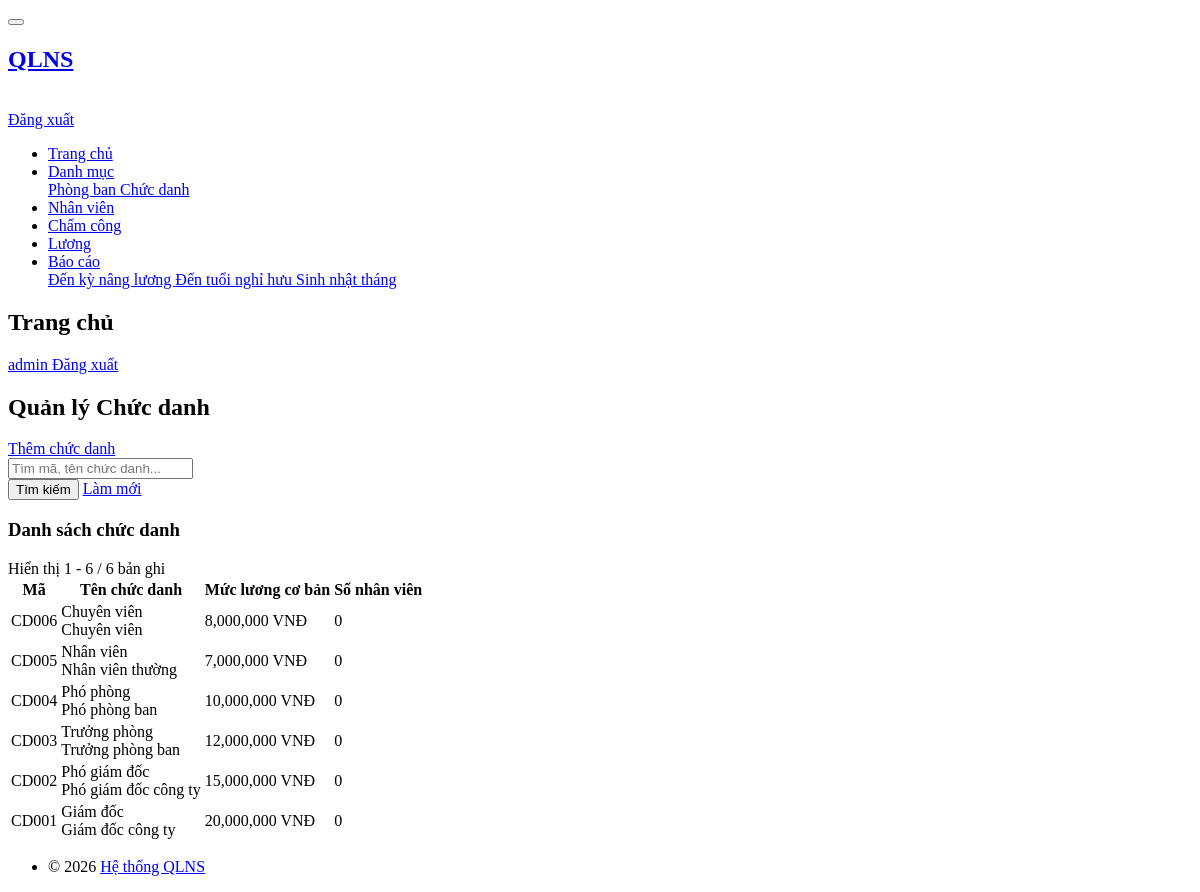
The page /position (signed in) on the database its author committed.
### tables this page shows
CREATE TABLE `chuc_danh` (
  `id` int NOT NULL,
  `ma_chuc_danh` varchar(20) NOT NULL,
  `ten_chuc_danh` varchar(100) NOT NULL,
  `mo_ta` text,
  `muc_luong_co_ban` decimal(15,2) DEFAULT NULL,
  `created_at` timestamp NULL DEFAULT CURRENT_TIMESTAMP,
  `updated_at` timestamp NULL DEFAULT CURRENT_TIMESTAMP ON UPDATE CURRENT_TIMESTAMP
);

### app/controllers/PositionController.php (called while the page is built, shortened)
<?php
class PositionController extends Controller
{
    private $positionModel;
    public function __construct()
    {
        $this->positionModel = $this->model('Position');
    }
    public function index()
    {
        $search = $_GET['search'] ?? '';
        $page = isset($_GET['page']) ? (int)$_GET['page'] : 1;
        $perPage = 20;
        $conditions = [];
        $params = [];
        $where = $conditions ? 'WHERE ' . implode(' AND ', $conditions) : '';
        $countSql = "SELECT COUNT(*) as total FROM chuc_danh $where";
        $result = $this->positionModel->query($countSql, $params);
        $total = $result[0]['total'];
        $pagination = new Pagination($total, $perPage, $page);
        $sql = "SELECT * FROM chuc_danh $where ORDER BY id DESC LIMIT ? OFFSET ?";
        $params[] = $pagination->getLimit();
        $params[] = $pagination->getOffset();
        $positions = $this->positionModel->query($sql, $params);
        $data = [
            'positions' => $positions,
            'pagination' => $pagination,
            'search' => $search,
            'canCreate' => Auth::hasPermission('position.create'),
            'canEdit' => Auth::hasPermission('position.edit'),
            'canDelete' => Auth::hasPermission('position.delete')
        ];
        $this->view('position/index', $data);
    }
}

### core/App.php (called while the page is built, shortened)
<?php
class App {
    protected $method = 'login';
    public function __construct() {
        $url = $this->parseUrl();
        if (isset($url[0])) {
            $controllerName = ucfirst($url[0]) . 'Controller';
            $controllerPath = APP_PATH . 'controllers/' . $controllerName . '.php';
            if (file_exists($controllerPath)) {
                $this->method = 'index';
                unset($url[0]);
            }
        }
        $this->controller = new $this->controller;
        $this->params = $url ? array_values($url) : [];
        call_user_func_array([$this->controller, $this->method], $this->params);
    }
    private function parseUrl() {
        if (isset($_GET['url'])) {
            return explode('/', filter_var(rtrim($_GET['url'], '/'), FILTER_SANITIZE_URL));
        }
        return [];
    }
}

### public/index.php (called while the page is built, shortened)
<?php
require_once __DIR__ . '/../config/database.php';
require_once CORE_PATH . 'Database.php';
require_once CORE_PATH . 'Model.php';
require_once CORE_PATH . 'Controller.php';
require_once CORE_PATH . 'App.php';
require_once APP_PATH . 'core/Pagination.php';
$app = new App();

### core/Model.php (called while the page is built, shortened)
<?php
class Model
{
    protected $db;
    public function __construct()
    {
        $database = new Database();
        $this->db = $database->connect();
    }
    public function query($sql, $params = [])
    {
        $stmt = $this->db->prepare($sql);
        $stmt->execute($params);
        return $stmt->fetchAll();
    }
}

### core/Database.php (called while the page is built, shortened)
<?php
class Database
{
    private $host = DB_HOST;
    private $db_name = DB_NAME;
    private $username = DB_USER;
    private $password = DB_PASS;
    private $charset = DB_CHARSET;
    private $conn = null;
    public function connect()
    {
        if ($this->conn === null) {
            try {
                $dsn = "mysql:host={$this->host};dbname={$this->db_name};charset={$this->charset}";
                $options = [
                    PDO::ATTR_ERRMODE => PDO::ERRMODE_EXCEPTION,
                    PDO::ATTR_DEFAULT_FETCH_MODE => PDO::FETCH_ASSOC,
                    PDO::ATTR_EMULATE_PREPARES => false,
                ];
                $this->conn = new PDO($dsn, $this->username, $this->password, $options);
            } catch (PDOException $e) {
                die("Lỗi kết nối database: " . $e->getMessage());
            }
        }
        return $this->conn;
    }
    public function query($sql, $params = [])
    {
        $conn = $this->connect();
        $stmt = $conn->prepare($sql);
        $stmt->execute($params);
        return $stmt->fetchAll();
    }
}

### app/core/Pagination.php (called while the page is built, shortened)
<?php
class Pagination
{
    private $totalRecords;
    private $perPage;
    private $currentPage;
    public function __construct($totalRecords, $perPage = 20, $currentPage = 1)
    {
        $this->totalRecords = (int)$totalRecords;
        $this->perPage = (int)$perPage;
        $this->currentPage = max(1, (int)$currentPage);
        $this->totalPages = ceil($this->totalRecords / $this->perPage);
    }
    public function getOffset()
    {
        return ($this->currentPage - 1) * $this->perPage;
    }
    public function getLimit()
    {
        return $this->perPage;
    }
    public function getStartRecord()
    {
        return $this->getOffset() + 1;
    }
    public function getEndRecord()
    {
        $end = $this->getOffset() + $this->perPage;
        return min($end, $this->totalRecords);
    }
    public function renderInfo()
    {
        return 'Hiển thị ' . $this->getStartRecord() . ' - ' . $this->getEndRecord() . ' / ' . $this->totalRecords . ' bản ghi';
    }
}

### app/views/position/index.php (the view, shortened to what this page needs)
<?php include APP_PATH . 'views/layouts/header.php'; ?>
<div class="page-header d-print-none">
    <div class="container-xl">
        <div class="row g-2 align-items-center">
            <div class="col">
                <h2 class="page-title">Quản lý Chức danh</h2>
            </div>
            <div class="col-auto ms-auto d-print-none">
                <?php if ($canCreate): ?>
                    <a href="<?= BASE_URL ?>position/add" class="btn btn-primary">
                        <i class="ti ti-plus"></i> Thêm chức danh
                    </a>
                <?php endif; ?>
            </div>
        </div>
    </div>
</div>
<div class="page-body">
    <div class="container-xl">
        <div class="card mb-3">
            <div class="card-body">
                <form method="GET" action="<?= BASE_URL ?>position" class="row g-3">
                    <div class="col-md-6">
                        <input type="text" name="search" class="form-control" placeholder="Tìm mã, tên chức danh..." value="<?= htmlspecialchars($search) ?>">
                    </div>
                    <div class="col-auto">
                        <button type="submit" class="btn btn-primary">
                            <i class="ti ti-search"></i> Tìm kiếm
                        </button>
                        <a href="<?= BASE_URL ?>position" class="btn btn-outline-secondary">
                            <i class="ti ti-reload"></i> Làm mới
                        </a>
                    </div>
                </form>
            </div>
        </div>
        <div class="card">
            <div class="card-header">
                <h3 class="card-title">Danh sách chức danh</h3>
                <div class="ms-auto text-muted">
                    <?= $pagination->renderInfo() ?>
                </div>
            </div>
            <div class="table-responsive">
                <table class="table card-table table-vcenter">
                    <thead>
                        <tr>
                            <th>Mã</th>
                            <th>Tên chức danh</th>
                            <th>Mức lương cơ bản</th>
                            <th>Số nhân viên</th>
                            <th class="w-1"></th>
                        </tr>
                    </thead>
                    <tbody>
                        <?php if (empty($positions)): ?>
                            <tr>
                                <td colspan="5" class="text-center text-muted py-4">
                                    <i class="ti ti-folder-off" style="font-size: 48px;"></i>
                                    <div class="mt-2">Không có dữ liệu</div>
                                </td>
                            </tr>
                        <?php else: ?>
                            <?php foreach ($positions as $pos): ?>
                                <?php
                                $db = new Database();
                                $empCount = $db->query("SELECT COUNT(*) as count FROM nhan_vien WHERE chuc_danh_id = ?", [$pos['id']])[0]['count'];
                                ?>
                                <tr>
                                    <td><span class="badge bg-purple-lt"><?= htmlspecialchars($pos['ma_chuc_danh']) ?></span></td>
                                    <td>
                                        <div class="fw-bold"><?= htmlspecialchars($pos['ten_chuc_danh']) ?></div>
                                        <?php if ($pos['mo_ta']): ?>
                                            <div class="text-muted small"><?= htmlspecialchars($pos['mo_ta']) ?></div>
                                        <?php endif; ?>
                                    </td>
                                    <td><span class="text-primary fw-bold"><?= number_format($pos['muc_luong_co_ban']) ?> VNĐ</span></td>
                                    <td><span class="badge"><?= $empCount ?></span></td>
                                    <td>
                                    </td>
                                </tr>
                            <?php endforeach; ?>
                        <?php endif; ?>
                    </tbody>
                </table>
            </div>
        </div>
    </div>
</div>
<?php include APP_PATH . 'views/layouts/footer.php'; ?>

### public/css/style.css (style rules this page uses)
:root { --tblr-font-sans-serif: 'Inter Var', -apple-system, BlinkMacSystemFont, San Francisco, Segoe UI, Roboto, Helvetica Neue, sans-serif; }
body { font-feature-settings: "cv03", "cv04", "cv11"; }
.table-vcenter td { vertical-align: middle; }

### rows shown on the page
chuc_danh: ma_chuc_danh "CD006", ten_chuc_danh "Chuyên viên", mo_ta "Chuyên viên", muc_luong_co_ban "8,000,000", empCount "0"
chuc_danh: ma_chuc_danh "CD005", ten_chuc_danh "Nhân viên", mo_ta "Nhân viên thường", muc_luong_co_ban "7,000,000", empCount "0"
chuc_danh: ma_chuc_danh "CD004", ten_chuc_danh "Phó phòng", mo_ta "Phó phòng ban", muc_luong_co_ban "10,000,000", empCount "0"
chuc_danh: ma_chuc_danh "CD003", ten_chuc_danh "Trưởng phòng", mo_ta "Trưởng phòng ban", muc_luong_co_ban "12,000,000", empCount "0"
chuc_danh: ma_chuc_danh "CD002", ten_chuc_danh "Phó giám đốc", mo_ta "Phó giám đốc công ty", muc_luong_co_ban "15,000,000", empCount "0"
chuc_danh: ma_chuc_danh "CD001", ten_chuc_danh "Giám đốc", mo_ta "Giám đốc công ty", muc_luong_co_ban "20,000,000", empCount "0"

### other values the page prints
$title "Trang chủ"
$_SESSION['ho_ten'] "admin"
$pagination->renderInfo() "Hiển thị 1 - 6 / 6 bản ghi"
